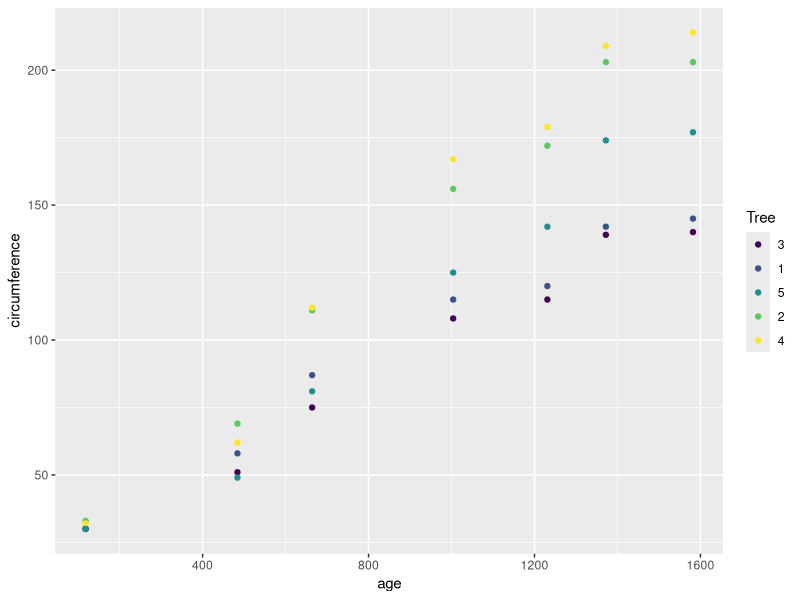

Reproduce this figure in R.
## ---- chunk 1
library(ggplot2) # кузявые графики
## ---- chunk 2
data()
## ---- chunk 3
h<-Orange
summary(h) # описательные статистики
## ---- chunk 4
head(h)
## ---- chunk 5
str(h)
## ---- chunk 6
qplot(x=age,y=circumference,data=h,color=Tree)
## ---- chunk 7
model <- lm(circumference~age,data=h) # оцениваем модель
report <-summary(model) # создаём отчет по модели
report # выводим отчет на экран
## ---- chunk 8
vcov(model)
## ---- chunk 9
report$r.squared
## ---- chunk 10
report$adj.r.squared
## ---- chunk 11
model$coefficients
## ---- chunk 12
confint(model,level=0.90)
## ---- chunk 13
new.data<-data.frame(age=c(100,200,300))
predict(model,new.data,interval="confidence")
## ---- chunk 14
predict(model,new.data,interval="prediction")
